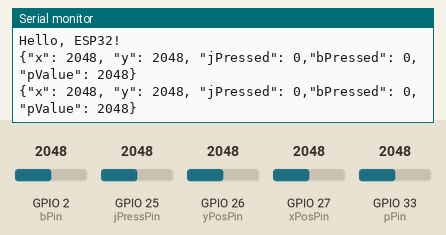
The sketch below on a simulated ESP32. On the bench: the last lines printed to the serial monitor. The test bench sets the inputs (shaded band); at power-on: GPIO 26 (yPosPin) = 2048, GPIO 27 (xPosPin) = 2048, GPIO 33 (pPin) = 2048, GPIO 2 (bPin) = 2048, GPIO 25 (jPressPin) = 2048.

Above: at 2.8 s.
2.9 s: GPIO 26 (yPosPin) set to 2866
At 3.5 s:
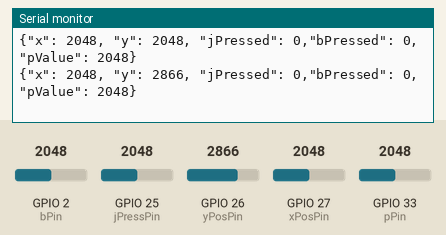
4.4 s: GPIO 27 (xPosPin) set to 2866
At 5.7 s:
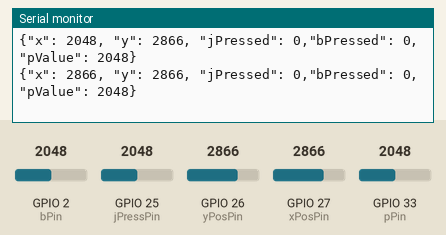
5.9 s: GPIO 33 (pPin) set to 2866
At 6.8 s:
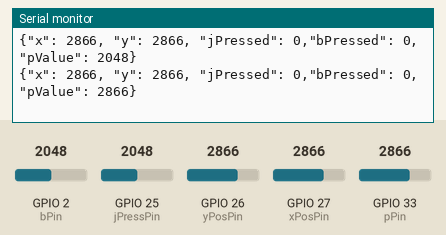
7.4 s: GPIO 26 (yPosPin) set to 3972
At 8.7 s:
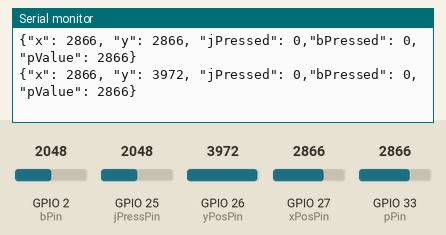
8.9 s: GPIO 27 (xPosPin) set to 3972
At 9.5 s:
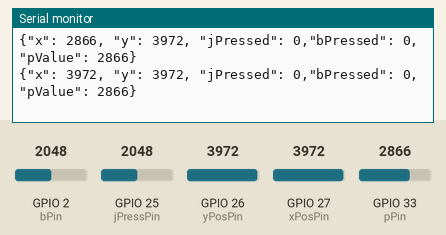
10.4 s: GPIO 33 (pPin) set to 3972
At 11.8 s:
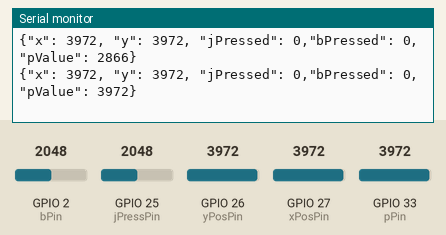
Timing chart, 0 to 12.9 s (numbered marks = the images above; inputs shaded):
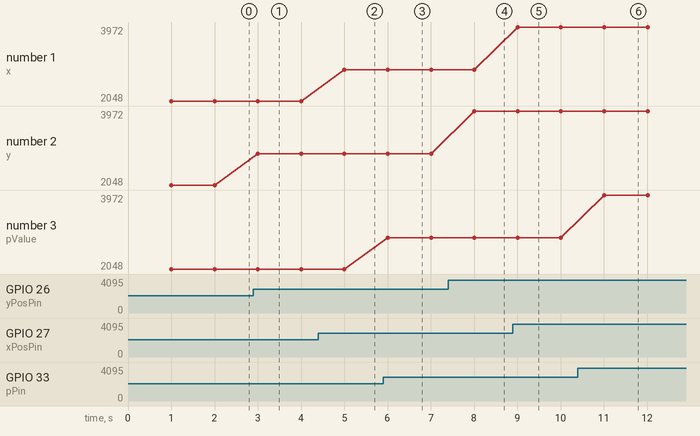

Measured:
- after the input at 2.9 s, the serial monitor: prints a new line after 0.10 s (image 1)
- after the input at 4.4 s, the serial monitor: prints a new line after 0.60 s (image 2)
- after the input at 5.9 s, the serial monitor: prints a new line after 0.11 s (image 3)
- after the input at 7.4 s, the serial monitor: prints a new line after 0.61 s (image 4)
- after the input at 8.9 s, the serial monitor: prints a new line after 0.11 s (image 5)
- after the input at 10.4 s, the serial monitor: prints a new line after 0.61 s (image 6)
- plotted number 2: 2048 → 2866 after the input at 2.9 s, 2866 → 3972 after the input at 7.4 s

The sketch:

project_2.ino
```cpp
bool jPressed; //j stands for joystick
int xPos;
int yPos;
int bPressed; //b stands for button
int pValue; //potentiometer value

const int jPressPin = 25;
const int xPosPin = 27;
const int yPosPin = 26;
const int bPin = 2;
const int pPin = 33; //potentiometer

void setup() {
  // put your setup code here, to run once:
  Serial.begin(115200);
  Serial.println("Hello, ESP32!");
}

void loop() {
  delay(1000); // this speeds up the simulation
  if( analogRead(jPressPin) == 0){
    jPressed = true;
  }
  else{
    jPressed = false;
  }
  if( analogRead(bPin) == 0){
    bPressed = true;
  }
  else{
    bPressed = false;
  }
  xPos = analogRead(xPosPin);
  yPos = analogRead(yPosPin);
  pValue = analogRead(pPin);
  String toPrint = "{";
  toPrint = toPrint + "\"x\": " + String(xPos) + ", ";
  toPrint = toPrint + "\"y\": " + String(yPos) + ", ";
  toPrint = toPrint + "\"jPressed\": " + String(jPressed) + ",";
  toPrint = toPrint + "\"bPressed\": " + String(bPressed) + ",";
  toPrint = toPrint + "\"pValue\": " + String(pValue) + "}";
  Serial.println(toPrint);

}
```
